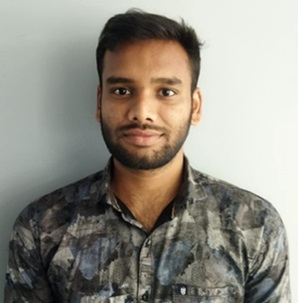
#> input picture try/pic.jpg, 298 x 303 px
$ python main.py pic.jpg
#> lines starting #> are read from the running program, lines starting #| are printed output that depends on the picture
#> further down, image is the input picture: shape (303, 298, 3); mean B, G, R 132.4, 142.2, 145.9
import cv2
import numpy as np
import sys
import os

# Function to adjust contrast using histogram equalization
def enhance_contrast(image):
    """
    Enhances the contrast of the image by converting to LAB color space
    and applying CLAHE to the L channel.
    """
    lab = cv2.cvtColor(image, cv2.COLOR_BGR2LAB)  # Convert to LAB color space
#> lab: shape (303, 298, 3); mean of channels 0, 1, 2 147.5, 128, 133.9
    l, a, b = cv2.split(lab)  # Split into L, A, and B channels
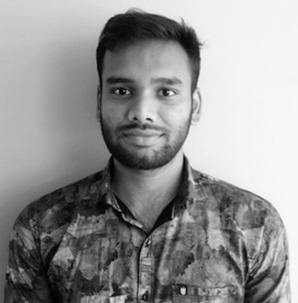
#> l: shape (303, 298); min 0, max 253, mean 147.5
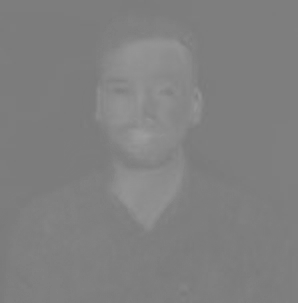
#> a: shape (303, 298); min 121, max 157, mean 128
    clahe = cv2.createCLAHE(clipLimit=2.0, tileGridSize=(8, 8))  # Apply CLAHE
    l_clahe = clahe.apply(l)
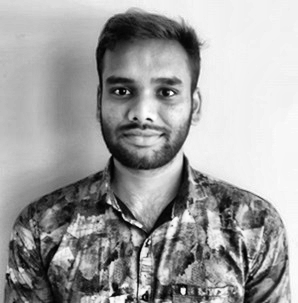
#> l_clahe: shape (303, 298); min 0, max 254, mean 159.1
    lab_clahe = cv2.merge((l_clahe, a, b))  # Merge the adjusted L channel back
#> lab_clahe: shape (303, 298, 3); mean of channels 0, 1, 2 159.1, 128, 133.9
    return cv2.cvtColor(lab_clahe, cv2.COLOR_LAB2BGR)  # Convert back to BGR
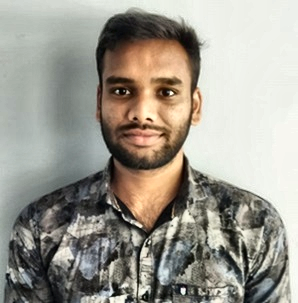
#> returned value: shape (303, 298, 3); mean B, G, R 143.8, 153.9, 157.7

# Function to sharpen the image
def sharpen_image(image):
    """
    Sharpens the image using a kernel.
    """
    kernel = np.array([[0, -1, 0],
                       [-1, 5, -1],
                       [0, -1, 0]])  # Sharpening kernel
    return cv2.filter2D(image, -1, kernel)
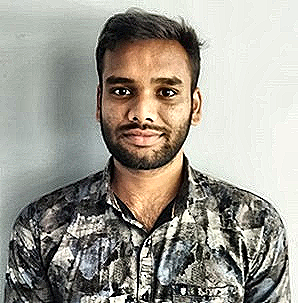
#> returned value: shape (303, 298, 3); mean of channels 0, 1, 2 144.5, 154, 157.6; drawn as B, G, R

# Start of execution
filename = sys.argv[1] if len(sys.argv) > 1 else input("Please provide the image filename: ")

# Load the image
image = cv2.imread(filename)

# Check if the image was successfully loaded
if image is None:
    print("Error: Could not load image.")
    sys.exit(1)

# Enhance contrast
contrast_enhanced_image = enhance_contrast(image)

# Sharpen the image
sharpened_image = sharpen_image(contrast_enhanced_image)

# Ensure the "enhanced_output" directory exists
output_dir = "enhanced_output"
os.makedirs(output_dir, exist_ok=True)

# Generate output path
output_path = os.path.join(output_dir, f"enhanced_{os.path.basename(filename)}")

# Save the enhanced image
cv2.imwrite(output_path, sharpened_image)

print(f"Enhanced image saved as '{output_path}'")
